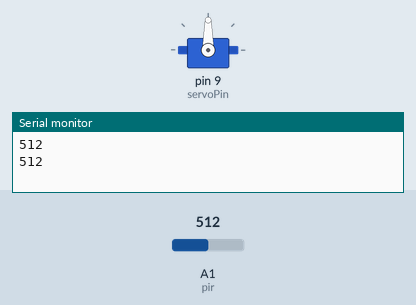
Recording of a sketch running on a simulated Arduino Uno, built with avr-gcc and run on an emulated ATmega328P. Parts: servo, the last lines printed to the serial monitor. Inputs (shaded band) come from the test bench; at power-on: A1 (pir) = 512.

Above: at 7.4 s.
7.5 s: A1 (pir) set to 109
12.5 s: A1 (pir) set to 92
At 18.0 s:
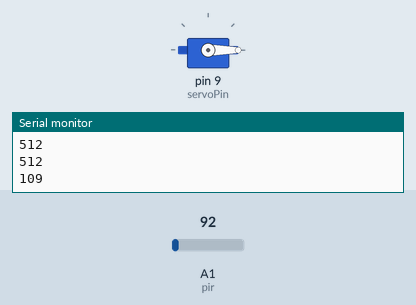
Timing chart, 0 to 19.5 s (numbered marks = the images above; inputs shaded):
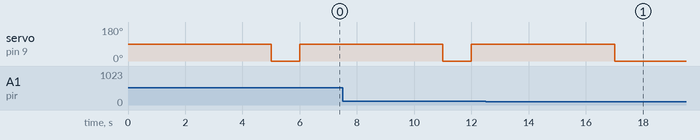

Measured:
- the behaviour switches between 101 and 100 on A1 (pir) (found by bisection; images 0 and 1)
- after the input at 12.5 s, servo on pin 9 (servoPin): goes on until 17.0 s, then stays 0°

The sketch:

code2.ino
```cpp
#include <Servo.h>

int pir = A1;
int servoPin = 9;

Servo myservo;

void setup()
{
  Serial.begin(9600);
  myservo.attach(servoPin);
  myservo.write(0);
  pinMode(pir, INPUT);
}

void loop()
{
  if(motionDetected())
  {
    myservo.write(90);
    delay(5000);
    myservo.write(0);
  }
  delay(1000);
}

bool motionDetected()
{
  Serial.println(analogRead(pir));
  if(analogRead(pir)>100)
    return(true);
  else
    return(false);
}
```
